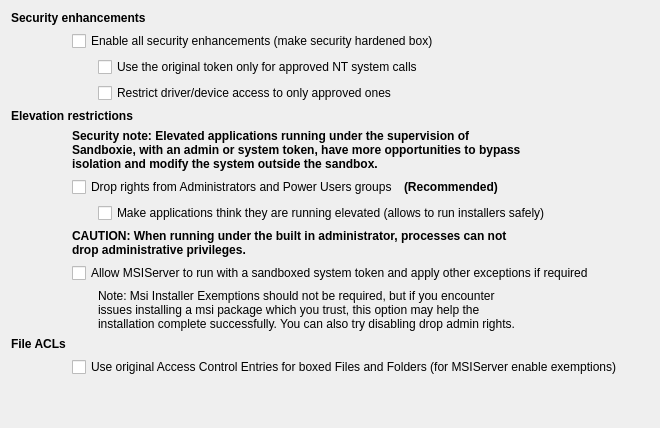
           <widget class="QWidget" name="tabHarden">
            <attribute name="title">
             <string>Security Hardening</string>
            </attribute>
            <layout class="QGridLayout" name="gridLayout_53">
             <item row="0" column="0">
              <layout class="QGridLayout" name="gridLayout_52">
               <item row="3" column="2" colspan="4">
                <widget class="QCheckBox" name="chkRestrictDevices">
                 <property name="text">
                  <string>Restrict driver/device access to only approved ones</string>
                 </property>
                </widget>
               </item>
               <item row="10" column="2" colspan="3">
                <widget class="QLabel" name="label_28">
                 <property name="text">
                  <string>Note: Msi Installer Exemptions should not be required, but if you encounter issues installing a msi package which you trust, this option may help the installation complete successfully. You can also try disabling drop admin rights.</string>
                 </property>
                 <property name="wordWrap">
                  <bool>true</bool>
                 </property>
                </widget>
               </item>
               <item row="10" column="1">
                <widget class="QLabel" name="label_41">
                 <property name="minimumSize">
                  <size>
                   <width>20</width>
                   <height>0</height>
                  </size>
                 </property>
                 <property name="maximumSize">
                  <size>
                   <width>20</width>
                   <height>16777215</height>
                  </size>
                 </property>
                 <property name="text">
                  <string/>
                 </property>
                </widget>
               </item>
               <item row="13" column="3" colspan="3">
                <spacer name="horizontalSpacer_10">
                 <property name="orientation">
                  <enum>Qt::Orientation::Horizontal</enum>
                 </property>
                 <property name="sizeHint" stdset="0">
                  <size>
                   <width>40</width>
                   <height>20</height>
                  </size>
                 </property>
                </spacer>
               </item>
               <item row="13" column="1">
                <spacer name="verticalSpacer_29">
                 <property name="orientation">
                  <enum>Qt::Orientation::Vertical</enum>
                 </property>
                 <property name="sizeHint" stdset="0">
                  <size>
                   <width>20</width>
                   <height>40</height>
                  </size>
                 </property>
                </spacer>
               </item>
               <item row="9" column="1" colspan="5">
                <widget class="QCheckBox" name="chkMsiExemptions">
                 <property name="text">
                  <string>Allow MSIServer to run with a sandboxed system token and apply other exceptions if required</string>
                 </property>
                </widget>
               </item>
               <item row="8" column="1" colspan="4">
                <widget class="QLabel" name="lblAdmin">
                 <property name="font">
                  <font>
                   <bold>true</bold>
                   <kerning>true</kerning>
                  </font>
                 </property>
                 <property name="text">
                  <string>CAUTION: When running under the built in administrator, processes can not drop administrative privileges.</string>
                 </property>
                 <property name="wordWrap">
                  <bool>true</bool>
                 </property>
                </widget>
               </item>
               <item row="5" column="1" colspan="4">
                <widget class="QLabel" name="label_35">
                 <property name="font">
                  <font>
                   <bold>true</bold>
                   <kerning>true</kerning>
                  </font>
                 </property>
                 <property name="text">
                  <string>Security note: Elevated applications running under the supervision of Sandboxie, with an admin or system token, have more opportunities to bypass isolation and modify the system outside the sandbox.</string>
                 </property>
                 <property name="wordWrap">
                  <bool>true</bool>
                 </property>
                </widget>
               </item>
               <item row="1" column="1" colspan="5">
                <widget class="QCheckBox" name="chkSecurityMode">
                 <property name="text">
                  <string>Enable all security enhancements (make security hardened box)</string>
                 </property>
                </widget>
               </item>
               <item row="6" column="1" colspan="3">
                <widget class="QCheckBox" name="chkDropRights">
                 <property name="text">
                  <string>Drop rights from Administrators and Power Users groups</string>
                 </property>
                </widget>
               </item>
               <item row="4" column="0" colspan="3">
                <widget class="QLabel" name="lblElevation">
                 <property name="font">
                  <font>
                   <bold>true</bold>
                   <kerning>true</kerning>
                  </font>
                 </property>
                 <property name="toolTip">
                  <string>Protect the system from sandboxed processes</string>
                 </property>
                 <property name="text">
                  <string>Elevation restrictions</string>
                 </property>
                </widget>
               </item>
               <item row="11" column="0">
                <widget class="QLabel" name="lblACLs">
                 <property name="font">
                  <font>
                   <bold>true</bold>
                   <kerning>true</kerning>
                  </font>
                 </property>
                 <property name="toolTip">
                  <string>Protect the system from sandboxed processes</string>
                 </property>
                 <property name="text">
                  <string>File ACLs</string>
                 </property>
                </widget>
               </item>
               <item row="7" column="2" colspan="4">
                <widget class="QCheckBox" name="chkFakeElevation">
                 <property name="text">
                  <string>Make applications think they are running elevated (allows to run installers safely)</string>
                 </property>
                </widget>
               </item>
               <item row="6" column="4">
                <widget class="QLabel" name="label_40">
                 <property name="font">
                  <font>
                   <bold>true</bold>
                   <kerning>true</kerning>
                  </font>
                 </property>
                 <property name="text">
                  <string>(Recommended)</string>
                 </property>
                </widget>
               </item>
               <item row="2" column="2" colspan="4">
                <widget class="QCheckBox" name="chkLockDown">
                 <property name="text">
                  <string>Use the original token only for approved NT system calls</string>
                 </property>
                </widget>
               </item>
               <item row="0" column="0" colspan="3">
                <widget class="QLabel" name="lblSecurity">
                 <property name="font">
                  <font>
                   <bold>true</bold>
                   <kerning>true</kerning>
                  </font>
                 </property>
                 <property name="toolTip">
                  <string>Protect the system from sandboxed processes</string>
                 </property>
                 <property name="text">
                  <string>Security enhancements</string>
                 </property>
                </widget>
               </item>
               <item row="12" column="1" colspan="5">
                <widget class="QCheckBox" name="chkACLs">
                 <property name="text">
                  <string>Use original Access Control Entries for boxed Files and Folders (for MSIServer enable exemptions)</string>
                 </property>
                </widget>
               </item>
              </layout>
             </item>
            </layout>
           </widget>
